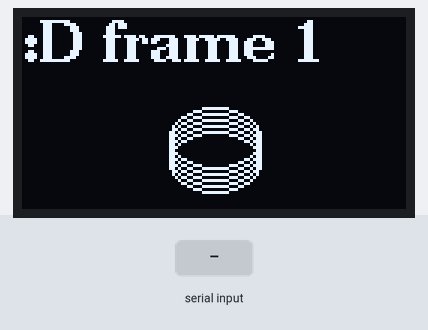
The sketch below on a simulated Arduino Nano, built with avr-gcc and run on an emulated ATmega328P. Parts: 128×64 one-colour display. The test bench sets the inputs (shaded band). What the sketch prints to the serial monitor is not drawn.

Above: at 0.31 s.
At 1.2 s:
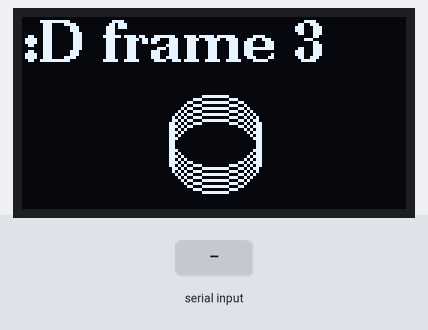
1.3 s: "1" received over the second serial link
At 1.88 s:
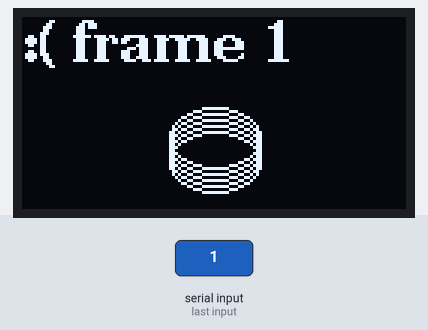
Timing chart, 0 to 4.3 s (numbered marks = the images above; inputs shaded):
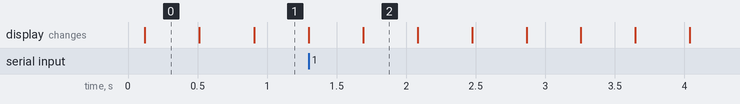

The sketch:

slave_serial-oled.ino
```cpp
/*
  Code Development Team
  DIGF 2005 - Atelier II
  Professor Nick Puckett
  Tuesday January 23, 2018
  NANO COMMUNICATION CODE
  This code allows Nanos to read information from the serial port sent
  from the control panel, and display corresponding images/animations on
  the OLEDs.
  THE CIRCUIT
    RX is digital pin 8 (connect to TX of other device)
    TX is digital pin 9 (connect to RX of other device)
    SDA connected to A4
    SCL connected to A5
    GND connected to GND
    VCC connected to VTN
  REFERENCES:
  https://www.arduino.cc/en/Tutorial/SoftwareSerialExample
  https://www.arduino.cc/reference/en/language/variables/data-types/bool/
  http://forum.arduino.cc/index.php?topic=42603.0
*/

// include necessary libraries
#include <Arduino.h>
#include <U8g2lib.h>

#ifdef U8X8_HAVE_HW_SPI
#include <SPI.h>
#endif
#ifdef U8X8_HAVE_HW_I2C
#include <Wire.h>
#endif

#include <SoftwareSerial.h> // * NEW
SoftwareSerial mySerial(8, 9); // RX, TX // * NEW

U8G2_SH1106_128X64_NONAME_F_HW_I2C u8g2(U8G2_R0, /* reset=*/ U8X8_PIN_NONE);

//// GLOBAL VARIABLES
const int framesPerSecond = 3;
int incoming;

// *** PICK THE ENVIRONMENT YOUR CREATURE LIVES IN ***
// 1 = Desert, 2 = Forest, 3 = Water
int environment = 1;
int petStatus = 0; // 0=HAPPY, 1=SAD
////


////////// HERE ARE WHERE THE INSTRUCTIONS FOR ANIMATION FRAMES GO
//NOTE: screen dimensions: 128x64
//NOTE: use the u8g2 library to write instructions for drawing images (for example using the shape and line functions)
//NOTE: only add your desired drawing functions, buffering/clearing/timing is handled for you :)
// https://github.com/olikraus/u8g2/wiki/u8g2reference#drawbox
//
void happyFrame1(void) {  //THE FIRST FRAME OF THE 'HAPPY' ANIMATION
  u8g2.drawStr(0, 15, ":D frame 1");
  u8g2.drawEllipse(64, 40, 15, 10, U8G2_DRAW_ALL);
  u8g2.drawEllipse(64, 42, 15, 10, U8G2_DRAW_ALL);
  u8g2.drawEllipse(64, 44, 15, 10, U8G2_DRAW_ALL);
  u8g2.drawEllipse(64, 46, 15, 10, U8G2_DRAW_ALL);
  u8g2.drawEllipse(64, 48, 15, 10, U8G2_DRAW_ALL);
}
void happyFrame2(void) {  //THE SECOND FRAME OF THE 'HAPPY' ANIMATION
  u8g2.drawStr(0, 15, ":D frame 2");
  u8g2.drawEllipse(64, 39, 15, 11, U8G2_DRAW_ALL);
  u8g2.drawEllipse(64, 41, 15, 11, U8G2_DRAW_ALL);
  u8g2.drawEllipse(64, 43, 15, 11, U8G2_DRAW_ALL);
  u8g2.drawEllipse(64, 45, 15, 11, U8G2_DRAW_ALL);
  u8g2.drawEllipse(64, 47, 15, 11, U8G2_DRAW_ALL);
}
void happyFrame3(void) {  //THE THIRD FRAME OF THE 'HAPPY' ANIMATION
  u8g2.drawStr(0, 15, ":D frame 3");
  u8g2.drawEllipse(64, 38, 15, 12, U8G2_DRAW_ALL);
  u8g2.drawEllipse(64, 40, 15, 12, U8G2_DRAW_ALL);
  u8g2.drawEllipse(64, 42, 15, 12, U8G2_DRAW_ALL);
  u8g2.drawEllipse(64, 44, 15, 12, U8G2_DRAW_ALL);
  u8g2.drawEllipse(64, 46, 15, 12, U8G2_DRAW_ALL);
}

void sadFrame1(void) {  //THE FIRST FRAME OF THE 'SAD' ANIMATION
  u8g2.drawStr(0, 15, ":( frame 1");
  u8g2.drawEllipse(64, 40, 15, 10, U8G2_DRAW_ALL);
  u8g2.drawEllipse(64, 42, 15, 10, U8G2_DRAW_ALL);
  u8g2.drawEllipse(64, 44, 15, 10, U8G2_DRAW_ALL);
  u8g2.drawEllipse(64, 46, 15, 10, U8G2_DRAW_ALL);
  u8g2.drawEllipse(64, 48, 15, 10, U8G2_DRAW_ALL);
}
void sadFrame2(void) {  //THE SECOND FRAME OF THE 'SAD' ANIMATION
  u8g2.drawStr(0, 15, ":( frame 2");
  u8g2.drawEllipse(64, 39, 15, 11, U8G2_DRAW_ALL);
  u8g2.drawEllipse(64, 41, 15, 11, U8G2_DRAW_ALL);
  u8g2.drawEllipse(64, 43, 15, 11, U8G2_DRAW_ALL);
  u8g2.drawEllipse(64, 45, 15, 11, U8G2_DRAW_ALL);
  u8g2.drawEllipse(64, 47, 15, 11, U8G2_DRAW_ALL);
}
void sadFrame3(void) {  //THE THIRD FRAME OF THE 'SAD' ANIMATION
  u8g2.drawStr(0, 15, ":( frame 3");
  u8g2.drawEllipse(64, 38, 15, 12, U8G2_DRAW_ALL);
  u8g2.drawEllipse(64, 40, 15, 12, U8G2_DRAW_ALL);
  u8g2.drawEllipse(64, 42, 15, 12, U8G2_DRAW_ALL);
  u8g2.drawEllipse(64, 44, 15, 12, U8G2_DRAW_ALL);
  u8g2.drawEllipse(64, 46, 15, 12, U8G2_DRAW_ALL);
}
//////////END OF ANIMATION FRAME INSTRUCTIONS

void setup(void) {
  u8g2.begin();
  u8g2.setFont(u8g2_font_ncenB14_tr);

  // set pins for OLED
  pinMode(4, INPUT);
  pinMode(5, INPUT);
  pinMode(6, INPUT);
  u8g2.begin(4, 5, 6);

  mySerial.begin(4800);
  mySerial.flush();

  Serial.begin(57600);
  while (!Serial) {
    ; // wait for serial port to connect. Needed for native USB port only
  }
}

void loop(void) {
  // Determines pet status before animations are executed
  if (mySerial.available()) {
    incoming = mySerial.read();
    Serial.println(incoming);
    if (incoming == environment) {
      petStatus = 0;
    } else {
      petStatus = 1;
    }
  }
  animateScreen();
}

//// YOU DO NOT HAVE TO MODIFY THE REST OF THE CODE:
void animateScreen() {
  // the pet's status is checked every time animateScreen() is called
  if (petStatus == 0) { //IF PET IS HAPPY, DO THIS CODE:
    u8g2.clearBuffer();
    happyFrame1();
    u8g2.sendBuffer();
    delay(1000 / framesPerSecond);

    u8g2.clearBuffer();
    happyFrame2();
    u8g2.sendBuffer();
    delay(1000 / framesPerSecond);

    u8g2.clearBuffer();
    happyFrame3();
    u8g2.sendBuffer();
    delay(1000 / framesPerSecond);

    u8g2.clearBuffer();
    happyFrame2();
    u8g2.sendBuffer();
    delay(1000 / framesPerSecond);
  }
  else { //IF PET IS NOT HAPPY, IT'S SAD. DO THIS CODE:
    u8g2.clearBuffer();
    sadFrame1();
    u8g2.sendBuffer();
    delay(1000 / framesPerSecond);

    u8g2.clearBuffer();
    sadFrame2();
    u8g2.sendBuffer();
    delay(1000 / framesPerSecond);

    u8g2.clearBuffer();
    sadFrame3();
    u8g2.sendBuffer();
    delay(1000 / framesPerSecond);

    u8g2.clearBuffer();
    sadFrame2();
    u8g2.sendBuffer();
    delay(1000 / framesPerSecond);
  }
}
```

Measured:
- after the input at 1.3 s, the display: first differs from a run without the input after 0.39 s (image 2)
